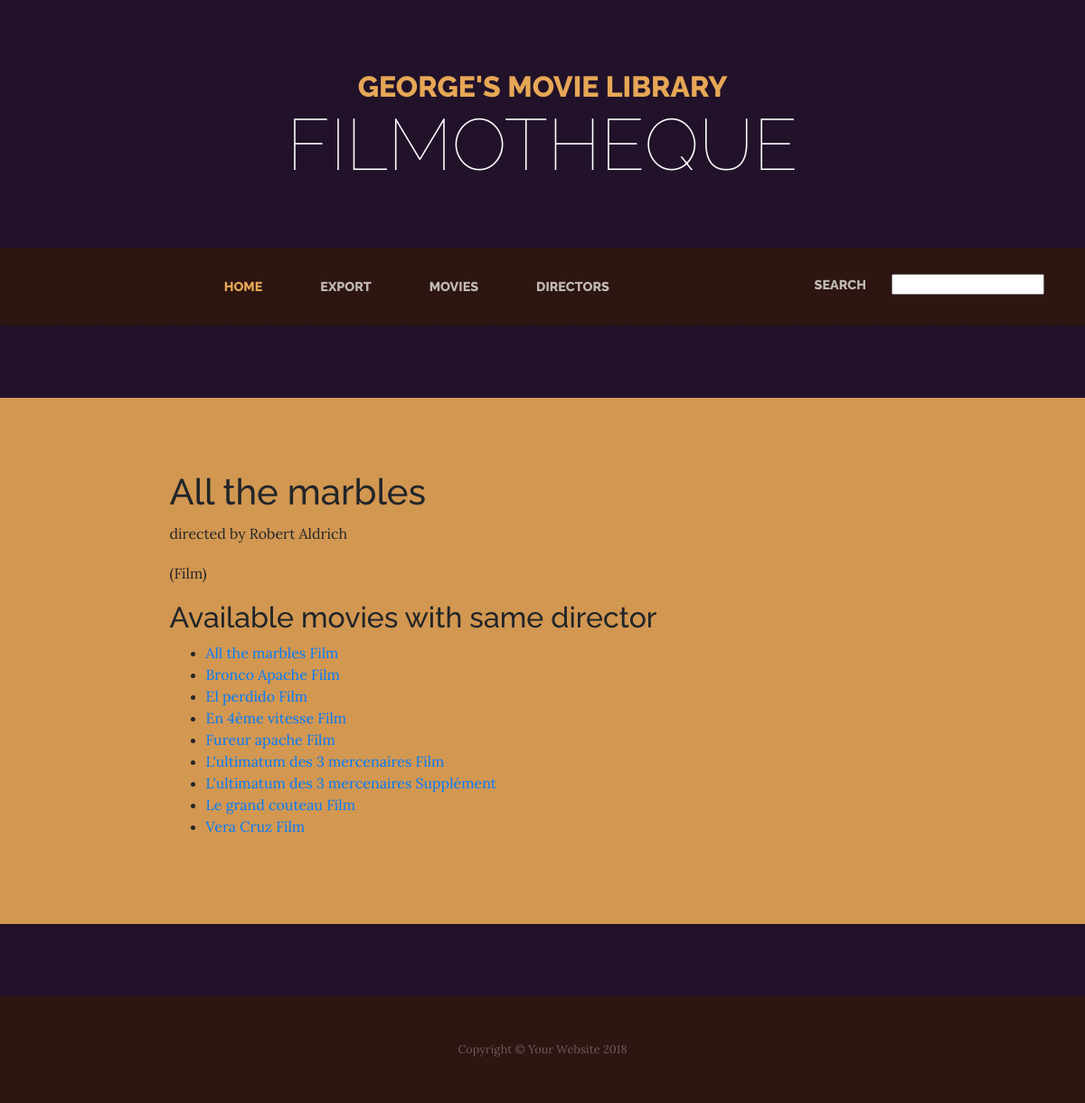
The app's page /moviedb/movie/2 with its own data.
### moviedb/models.py (models this page shows, shortened)
class Movie(models.Model):
    director = models.ForeignKey(Director, on_delete=models.CASCADE)
    title=models.CharField(max_length=255)
    comment=models.CharField(max_length=255)
    class Meta:
        ordering=['title']

class Director(models.Model):
    first_name=models.CharField(max_length=100)
    last_name=models.CharField(max_length=100)
    class Meta:
        ordering=['last_name','first_name']

### moviedb/views.py (the view)
# urls.py: url(r'^movie/(?P<movie_id>[0-9]+)$', views.movie_details, name='movie_details'),
def movie_details(request,movie_id):
    movie=Movie.objects.get(pk=movie_id)
    director=Director.objects.get(pk=movie.director.id)
    related_movies=Movie.objects.filter(director=director.id)
    context={'movie':movie, 'director':director, 'related_movies':related_movies}
    template= 'moviedb/movie_details.html'
    return render(request, template, context)

### moviedb/templates/moviedb/movie_details.html
{% extends 'moviedb/base.html' %}
{% block content %}
  <h1> {{movie.title}}</h1>
  <p> directed by {{director.first_name}} {{director.last_name}}
  </p><p>
    ({{movie.comment}})
  </p>
  <h2> Available movies with same director</h2>
  <ul>
  {% for m in related_movies %}
      <li>
      <a href="{% url 'moviedb:movie_details' movie_id=m.id %}">
        {{m.title}}
        {{m.comment}}
      </a>
      </li>
  {% endfor %}
{% endblock %}

### records on screen
Movie: title "All the marbles", comment "Film"
Director: first_name "Robert", last_name "Aldrich"
Movie: title "Bronco Apache", comment "Film"
Movie: title "El perdido", comment "Film"
Movie: title "En 4ème vitesse", comment "Film"
Movie: title "Fureur apache", comment "Film"
Movie: title "L'ultimatum des 3 mercenaires", comment "Film"
Movie: title "L'ultimatum des 3 mercenaires", comment "Supplément"
Movie: title "Le grand couteau", comment "Film"
Movie: title "Vera Cruz", comment "Film"
